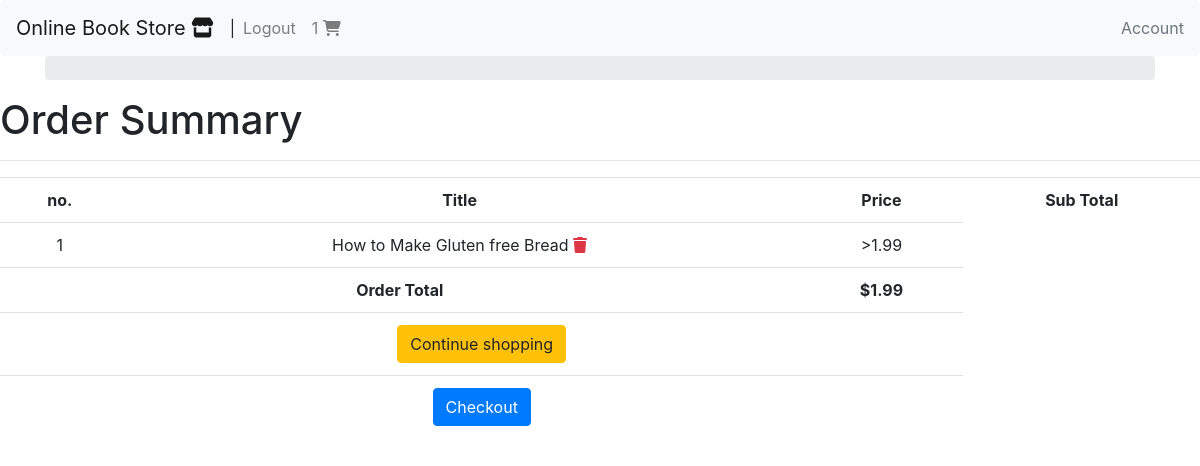
Page /cart/order-summary/ (signed in) on the committed database.
### shopping_cart/models.py (models this page shows, shortened)
class Order(models.Model):
    user = models.ForeignKey(settings.AUTH_USER_MODEL,
                             on_delete=models.CASCADE)
    is_ordered = models.BooleanField(default=False)
    items = models.ManyToManyField(OrderItem)
    ref_code = models.CharField(max_length=50)
    def get_total(self):
        return self.items.all().aggregate(order_total=Sum('book__price'))['order_total']

class OrderItem(models.Model):
    book = models.ForeignKey(Book, on_delete=models.CASCADE)

### books/models.py (models this page shows, shortened)
class Book(models.Model):
    authors = models.ManyToManyField(Author)
    title = models.CharField(max_length=100)
    publication_date = models.DateTimeField()
    isbn = models.CharField(max_length=16)
    slug = models.SlugField()
    cover = models.ImageField()
    price = models.FloatField()

### shopping_cart/views.py (the view)
# urls.py: path('order-summary/', order_view, name='order-summary'),
def order_view(request):
    order_qs = Order.objects.filter(user=request.user, is_ordered=False)
    if order_qs.exists():
        context = {
            'order': order_qs[0]
        }
        return render(request, "order_summary.html", context)
    return Http404

### shopping_cart/templatetags/cart_template_tags.py (called while the page is built)
@register.filter
def cart_item_count(user):
    if user.is_authenticated:
        qs = Order.objects.filter(user=user, is_ordered=False)
        if qs.exists():
            return qs[0].items.count()
        pass
    return 0

### books/templates/order_summary.html
{% extends 'base.html' %}
{% block content %}
        <h1>Order Summary</h1>
        <hr/>
        <table class="table table-hover table-borded text-center">
            <tr class="text-center">
                <th>no.</th>
                <th>Title</th>
                <th>Price</th>
                <th>Sub Total</th>
            </tr>
            {% for item in order.items.all %}
            <tr>
                <td>{{ forloop.counter }}</td>
                <td>{{ item.book.title }}
                <span class="pull-right"><a href="{% url 'cart:remove-from-cart' item.book.slug %}" class="text-danger"><i class="fas fa-trash"></i></a></span>
                </td>
                <td>>{{ item.book.price }}</td>
            </tr>
            {% empty %}
            <tr>
                <td colspan="3">
                    There are no items in your cart
                </td>
            </tr>
            {% endfor %}
            <tr>
            <td colspan='2'>
                <strong class='pull-right'>Order Total</strong>
            </td>
            <td colspan='1'>
                <strong>${{ order.get_total }}</strong>
            </td>
        </tr>
        <tr>
            <td colspan="3">
                <a href="{% url 'books:book-list' %}" class="btn btn-warning pull-left ">
                    {% if order %}
                    Continue shopping
                    {% else %}
                    Add items to your Cart</a>
                    {% endif %}
            </td>
        </tr>
        {% if order.get_total %}
        <tr>
            <td colspan="3">
                <a href="{% url 'cart:checkout' %}" class="btn btn-primary pull-left ">
                   Checkout
                </a>
            </td>
        </tr>
        {% endif %}
        </table>
{% endblock %}

### books/templates/navbar.html (shortened to what this page needs)
{% load cart_template_tags %}
<nav class="navbar navbar-expand-lg navbar-light bg-light rounded">
<a class="navbar-brand" href="{% url 'books:book-list' %}">Online Book Store <i class="fas fa-store"></i></a>|
<div class="collapse navbar-collapse" id="navbarsExample09">
    <ul class="navbar-nav mr-auto">
    {% if request.user.is_authenticated %}
    <li class="nav-item">
        <a class="nav-link" href="{% url 'account_logout' %}">Logout</a>
    </li>
    <li class="nav-item">
        <a class="nav-link" href="{% url 'cart:order-summary' %}">
        {{ request.user|cart_item_count }}
        <i class="fas fa-shopping-cart"></i>
        </a>
    </li>
    {% endif %}
    </ul>
    <a class="text-muted" href="{% url 'cart:profile' %}">Account</a>
</div>
</nav>

### rows in the picture
OrderItem: book "How to Make Gluten free Bread", book.price "1.99"
Order: get_total "1.99"

### other values in the picture
{{ request.user|cart_item_count }} "1"
